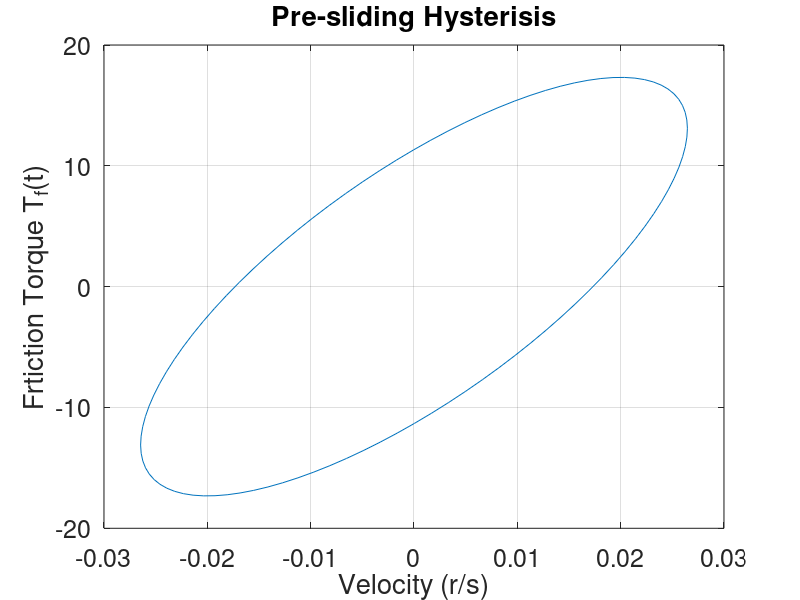

The MATLAB source for this figure:
clc
clearvars

alpha = 0:pi/50:2*pi;
theta = pi/6;

Rx = 0.03;
Ry = 0.01;

Cx = 0;
Cy = 0;

[~,sz] = size(alpha);

for i = 1:sz
  
  x(i) = Rx*cos(alpha(i))*cos(theta) - Ry*sin(alpha(i))*sin(theta) + Cx;
  y(i) = Rx*cos(alpha(i))*sin(theta) + Ry*sin(alpha(i))*cos(theta) + Cy;
  
end

figure(1)
plot(x,y*1000)
grid on
ylabel('Frtiction Torque T_{f}(t)')
xlabel('Velocity (r/s)')
set(gca, 'fontsize', 18)
title('Pre-sliding Hysterisis')
  


